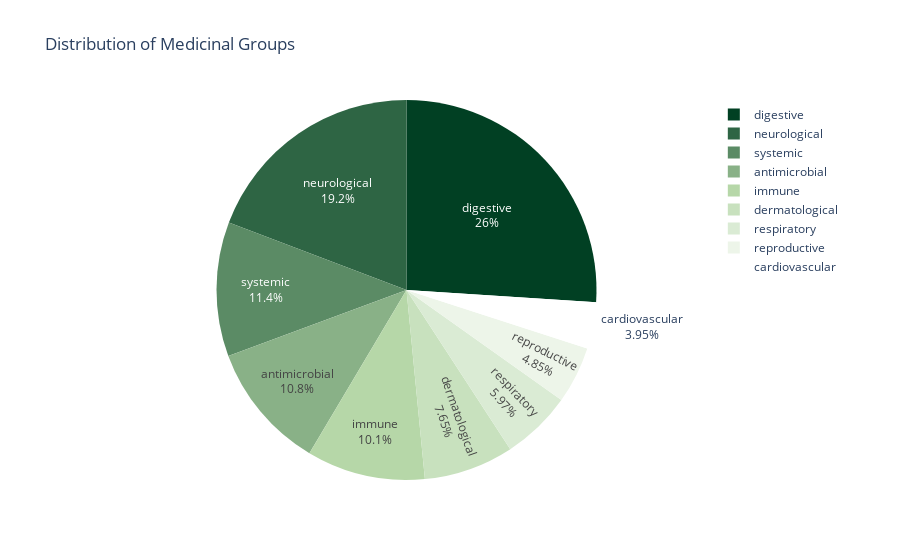

The notebook cell saved with this chart:
### Code cell
#####################################
# DATA PREPROCESSING WITH GROUPING
# ----------- Using Down-Sampling -----------
#####################################

# Drop rows with missing key info
df = df.dropna(subset=['Family', 'Scientific Name', 'medicinal_rating_search', 'use_keyword'])
df.columns = df.columns.str.strip()

# Filter only medicinal plants and extract the first medicinal property
df = df[df['medicinal_rating_search'] > 0]
df['medicinal_property'] = df['use_keyword'].astype(str).str.lower().str.split(';|,').str[0].str.strip()

# Rename features
df = df.rename(columns={
    'Edibility Rating': 'edibility',
    'Other Uses Rating': 'other_uses'
})

# Drop missing values
df = df.dropna(subset=['Family', 'Scientific Name', 'medicinal_property', 'edibility', 'other_uses'])

# === Define biological groupings === #
property_to_group = {
    # Neurological
    'analgesic': 'neurological', 'anaesthetic': 'neurological', 'anaphrodisiac': 'neurological',
    'anodyne': 'neurological', 'hallucinogenic': 'neurological', 'hypnotic': 'neurological',
    'narcotic': 'neurological', 'nervine': 'neurological', 'sedative': 'neurological',
    'stimulant': 'neurological', 'tonic': 'neurological', 'uterine tonic': 'reproductive',

    # Cardiovascular
    'anticoagulant': 'cardiovascular', 'hypotensive': 'cardiovascular',
    'vasodilator': 'cardiovascular', 'vasoconstrictor': 'cardiovascular',
    'haemostatic': 'cardiovascular', 'antiecchymotic': 'cardiovascular',
    'anticholesterolemic': 'cardiovascular',

    # Antimicrobial
    'antibiotic': 'antimicrobial', 'antibacterial': 'antimicrobial',
    'antifungal': 'antimicrobial', 'antiviral': 'antimicrobial',
    'parasiticide': 'antimicrobial', 'vermifuge': 'antimicrobial',
    'disinfectant': 'antimicrobial', 'antiseptic': 'antimicrobial',

    # Anti-inflammatory / Immune
    'antiinflammatory': 'immune', 'antiphlogistic': 'immune', 'antirheumatic': 'immune',
    'antiasthmatic': 'immune', 'antiscrophulatic': 'immune', 'antiscorbutic': 'immune',
    'antibilious': 'immune',

    # Digestive
    'aperient': 'digestive', 'laxative': 'digestive', 'purgative': 'digestive',
    'emetic': 'digestive', 'digestive': 'digestive', 'stomachic': 'digestive',
    'depurative': 'digestive', 'hepatic': 'digestive', 'deobstruent': 'digestive',
    'astringent': 'digestive',

    # Respiratory
    'antitussive': 'respiratory', 'expectorant': 'respiratory', 'decongestant': 'respiratory',
    'sternutatory': 'respiratory', 'antihaemorrhoidal': 'respiratory', 'demulcent': 'respiratory',

    # Dermatological
    'antidermatosic': 'dermatological', 'deodorant': 'dermatological', 'foot care': 'dermatological',
    'mouthwash': 'dermatological', 'skin': 'dermatological', 'salve': 'dermatological',
    'rubefacient': 'dermatological', 'vesicant': 'dermatological', 'detergent': 'dermatological',
    'balsamic': 'dermatological',

    # Reproductive / Hormonal
    'emmenagogue': 'reproductive', 'galactogogue': 'reproductive', 'aphrodisiac': 'reproductive',
    'infertility': 'reproductive', 'oxytoxic': 'reproductive',

    # Systemic / Metabolic
    'hypoglycaemic': 'systemic', 'cytotoxic': 'systemic', 'restorative': 'systemic',
    'resolvent': 'systemic', 'febrifuge': 'systemic', 'antipyretic': 'systemic',
    'diaphoretic': 'systemic', 'refrigerant': 'systemic'
}

# Map properties to groups
df['medicinal_group'] = df['medicinal_property'].map(property_to_group)
df = df.dropna(subset=['medicinal_group'])

import plotly.express as px
from matplotlib.colors import LinearSegmentedColormap

# 1) Compute counts
counts = df['medicinal_group'].value_counts()
labels = counts.index.tolist()
values = counts.values.tolist()

# 2) Build your gradient palette (white → light-green → dark-green)
palette = ['#014023', '#b6d7a8', '#ffffff']
cmap = LinearSegmentedColormap.from_list('CustomGreen', palette)
N = len(labels)
hex_colors = [
    px.colors.label_rgb(tuple(int(c*255) for c in cmap(i/(N-1))[:3]))
    for i in range(N)
]

# 3) Draw the interactive pie
fig = px.pie(
    values=values, 
    names=labels, 
    color_discrete_sequence=hex_colors,
    title="Distribution of Medicinal Groups"
)
fig.update_traces(textinfo="percent+label", hoverinfo="label+value+percent")

# 4) Export to standalone HTML
fig.write_html("medicinal_pie.html", include_plotlyjs="cdn", full_html=True)
# 1) Make the paper & plot backgrounds fully transparent
fig.update_layout(
    paper_bgcolor='rgba(0,0,0,0)',
    plot_bgcolor='rgba(0,0,0,0)'
)

# 2) (Optional) tweak export size / scale
export_width  = 900   # pixels
export_height = 900
export_scale  = 2     # DPI multiplier

# 3) Write out a transparent PNG
#    requires that the 'kaleido' engine be installed (pip install -U kaleido)
fig.write_image(
    "medicinal_pie.png",
    format="png",
    width=export_width,
    height=export_height,
    scale=export_scale,
    engine="kaleido"
)
fig.show()

# Filter out rare groups (<6 samples)
min_samples = 6
valid_groups = df['medicinal_group'].value_counts()
df = df[df['medicinal_group'].isin(valid_groups[valid_groups >= min_samples].index)]

# Encode categorical features
df['Family'] = LabelEncoder().fit_transform(df['Family'])

# Feature matrix and new target
X = df[['Family', 'edibility', 'other_uses']]
y_raw = df['medicinal_group']

# Encode grouped target labels
label_encoder = LabelEncoder()
y = label_encoder.fit_transform(y_raw)

# Apply down-sampling
rus = RandomUnderSampler(random_state=42)
X_resampled, y_resampled = rus.fit_resample(X, y)

print("Class distribution after down-sampling:", Counter(y_resampled))

# Train-test split
X_train, X_test, y_train, y_test = train_test_split(
    X_resampled, y_resampled, test_size=0.2, random_state=42, stratify=y_resampled
)

### Figure 1 — Plotly figure (JSON) as saved in the notebook; plotly's stock layout.template omitted (floating-point values rounded to 4 significant figures)
{"data": [{"domain": {"x": [0, 1], "y": [0, 1]}, "hoverinfo": "label+value+percent", "hovertemplate": "label=%{label}<br>value=%{value}<extra></extra>", "labels": ["digestive", "neurological", "systemic", "antimicrobial", "immune", "dermatological", "respiratory", "reproductive", "cardiovascular"], "legendgroup": "", "name": "", "showlegend": true, "textinfo": "percent+label", "type": "pie", "values": [2595, 1917, 1138, 1079, 1005, 763, 595, 484, 394]}], "layout": {"legend": {"tracegroupgap": 0}, "paper_bgcolor": "rgba(0,0,0,0)", "piecolorway": ["rgb(1, 64, 35)", "rgb(46, 101, 68)", "rgb(91, 139, 101)", "rgb(137, 177, 135)", "rgb(182, 215, 168)", "rgb(200, 225, 190)", "rgb(218, 235, 212)", "rgb(237, 245, 233)", "rgb(255, 255, 255)"], "plot_bgcolor": "rgba(0,0,0,0)", "title": {"text": "Distribution of Medicinal Groups"}}}
